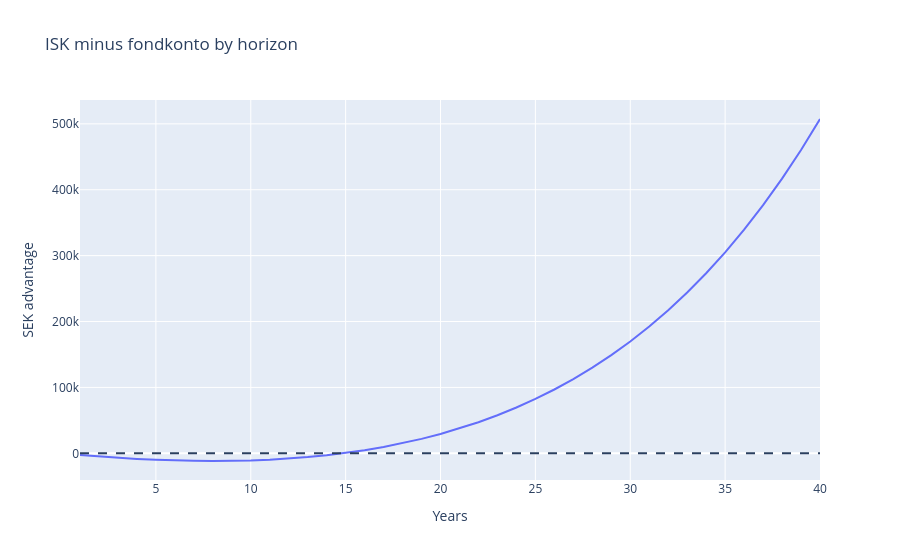

Write notebook code for a chart like this one.
### Code cell
fig = px.line(
    horizon_grid,
    x='years',
    y='difference_isk_minus_fondkonto',
    # y=["isk_terminal_value", "fondkonto_terminal_value"],
    title='ISK minus fondkonto by horizon',
    labels={'difference_isk_minus_fondkonto': 'SEK advantage', 'years': 'Years'}
)
fig.add_hline(y=0, line_dash='dash')
fig.show()

### Figure 1 — Plotly figure (JSON) as saved in the notebook; plotly's stock layout.template omitted (floating-point values rounded to 4 significant figures)
{"data": [{"hovertemplate": "Years=%{x}<br>SEK advantage=%{y}<extra></extra>", "legendgroup": "", "line": {"color": "#636efa", "dash": "solid"}, "marker": {"symbol": "circle"}, "mode": "lines", "name": "", "orientation": "v", "showlegend": false, "type": "scatter", "x": [1.0, 2.0, 3.0, 4.0, 5.0, 6.0, 7.0, 8.0, 9.0, 10.0, 11.0, 12.0, 13.0, 14.0, 15.0, 16.0, 17.0, 18.0, 19.0, 20.0, 21.0, 22.0, 23.0, 24.0, 25.0, 26.0, 27.0, 28.0, 29.0, 30.0, 31.0, 32.0, 33.0, 34.0, 35.0, 36.0, 37.0, 38.0, 39.0, 40.0], "xaxis": "x", "y": [-2534.0, -4800.0, -6781.0, -8457.0, -9806.0, -10800.0, -11430.0, -11650.0, -11450.0, -10780.0, -9630.0, -7950.0, -5709.0, -2867.0, 618.2, 4792.0, 9702.0, 15400.0, 21940.0, 29380.0, 37790.0, 47230.0, 57780.0, 69510.0, 82510.0, 96850.0, 112700.0, 130000.0, 149000.0, 169800.0, 192500.0, 217200.0, 244100.0, 273300.0, 305000.0, 339300.0, 376500.0, 416800.0, 460300.0, 507400.0], "yaxis": "y"}], "layout": {"legend": {"tracegroupgap": 0}, "shapes": [{"line": {"dash": "dash"}, "type": "line", "x0": 0, "x1": 1, "xref": "x domain", "y0": 0, "y1": 0, "yref": "y"}], "title": {"text": "ISK minus fondkonto by horizon"}, "xaxis": {"anchor": "y", "domain": [0, 1], "title": {"text": "Years"}}, "yaxis": {"anchor": "x", "domain": [0, 1], "title": {"text": "SEK advantage"}}}}
